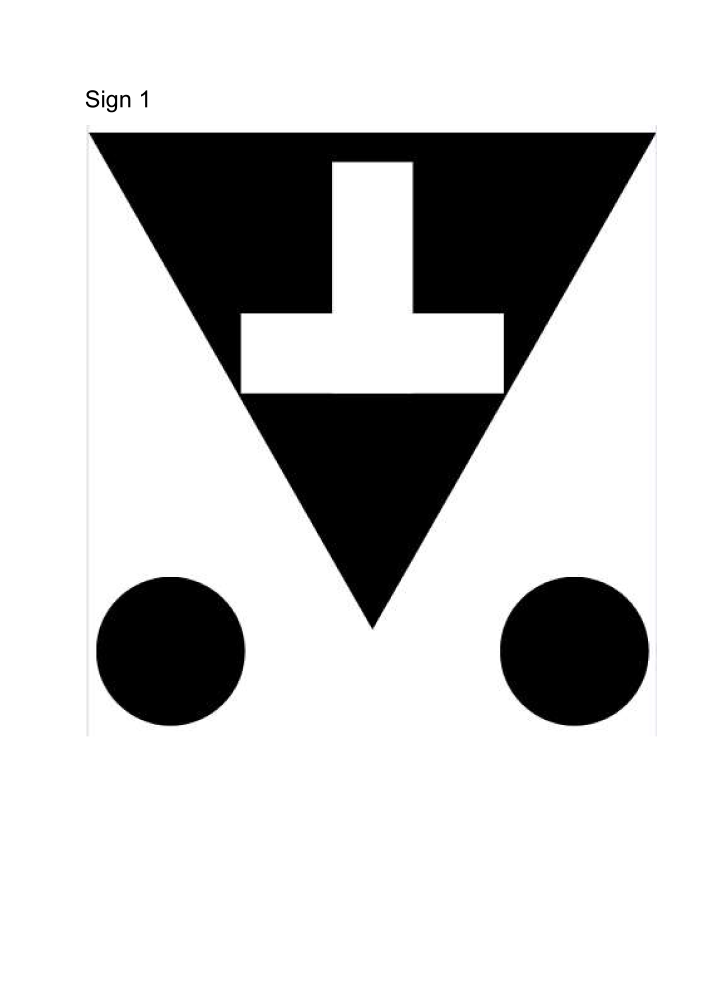
#> input picture input/page_2.png, 3509 x 4961 px (shown at 1/5 size)
$ python run_localization.py --source input/page_2.png
#> lines starting #> are read from the running program, lines starting #| are printed output that depends on the picture; after the words box and inside, x2 and y2 are one past the last pixel; in counts of white or black regions, pixels touching at a corner belong together
#> in main, frame is the input picture: shape (4961, 3509, 3); mean B, G, R 202.6, 202.5, 202.5
### marker_detector.py
"""
marker_detector.py
------------------
Detects custom geometric markers in an image and extracts the 2-D keypoints
needed for pose estimation.

Detection strategy (no ML required for keypoint extraction):
  1. Threshold → find contours
  2. Classify outer shape:  inverted-triangle  vs  diamond/rotated-square
  3. Locate the two circles (below the main shape)
  4. Return ordered 2-D image points that match MODEL_POINTS_TRIANGLE /
     MODEL_POINTS_DIAMOND in marker_model.py

The detector returns a list of DetectedMarker dataclass instances,
one per marker found in the frame.
"""

from __future__ import annotations
import cv2
import numpy as np
from dataclasses import dataclass, field
from typing import Optional


# ── tuneable parameters ────────────────────────────────────────────────────────
MIN_MARKER_AREA   = 5_000    # px²  – ignore tiny blobs
APPROX_POLY_EPS   = 0.04     # fraction of arc-length for polygon approx
CIRCLE_CIRCULARITY_THRESH = 0.55   # how round a blob must be to count as circle


# ── data class ─────────────────────────────────────────────────────────────────
@dataclass
class DetectedMarker:
    marker_type: str                     # 'triangle' or 'diamond'
    image_points: np.ndarray             # shape (N, 2) float32
    bbox: tuple                          # (x, y, w, h) of bounding rect
    sign_id: Optional[int] = None        # filled in by classifier (Sign 1 … N)
    debug_img: Optional[np.ndarray] = None


# ── helpers ────────────────────────────────────────────────────────────────────

def _circularity(contour) -> float:
    area = cv2.contourArea(contour)
    perimeter = cv2.arcLength(contour, True)
    if perimeter == 0:
        return 0.0
    return 4 * np.pi * area / (perimeter ** 2)


def _order_triangle_corners(pts: np.ndarray) -> np.ndarray:
    """
    Given 3 triangle vertices, return them in order:
    [top-left, top-right, apex(bottom)]
    matching MODEL_POINTS_TRIANGLE[0:3].
    """
    # sort by Y ascending (top = small Y in image coords)
    pts = pts[np.argsort(pts[:, 1])]
    top_two = pts[:2]
    apex    = pts[2:3]
    # sort top two by X
    top_two = top_two[np.argsort(top_two[:, 0])]
    return np.vstack([top_two, apex])  # TL, TR, AP


# [15 lines left out: function _order_diamond_corners, not called in this run]


def _find_circles_below(binary: np.ndarray,
                         main_bbox: tuple,
                         contours: list) -> list[np.ndarray]:
    """
    Among `contours`, find the two most circular blobs that sit
    below (or at the bottom of) the main marker shape.
    Returns a list of up to 2 centre points [(cx,cy), ...].
    """
    _, _, _, bh = main_bbox
    img_h = binary.shape[0]
    threshold_y = img_h * 0.40   # circles expected in lower 60 %

    candidates = []
    for c in contours:
        area = cv2.contourArea(c)
        if area < MIN_MARKER_AREA * 0.05:
            continue
        circ = _circularity(c)
        if circ < CIRCLE_CIRCULARITY_THRESH:
            continue
        M = cv2.moments(c)
        if M["m00"] == 0:
            continue
        cx = int(M["m10"] / M["m00"])
        cy = int(M["m01"] / M["m00"])
        if cy > threshold_y:
            candidates.append((cx, cy, area, circ))

    # pick the two largest
    candidates.sort(key=lambda x: -x[2])
    centres = [np.array([c[0], c[1]], dtype=np.float32) for c in candidates[:2]]
    # order left→right
    if len(centres) == 2:
        centres.sort(key=lambda p: p[0])
    return centres


# ── main detection function ────────────────────────────────────────────────────

def detect_markers(frame: np.ndarray,
                   debug: bool = False) -> list[DetectedMarker]:
    """
    Detect all custom markers in `frame` (BGR or grayscale).

    Returns a list of DetectedMarker objects.
    Each object's `image_points` are ordered to match the corresponding
    MODEL_POINTS_* array in marker_model.py.
    """
#> called with debug = True
    if frame.ndim == 3:
        gray = cv2.cvtColor(frame, cv2.COLOR_BGR2GRAY)
    else:
        gray = frame.copy()

    # ── 1. Binarise (markers are high-contrast B&W) ────────────────────────────
    # Blur first to smooth jagged contours in high-res scans
    blurred = cv2.GaussianBlur(gray, (5, 5), 0)
    _, binary = cv2.threshold(blurred, 0, 255,
                               cv2.THRESH_BINARY_INV + cv2.THRESH_OTSU)
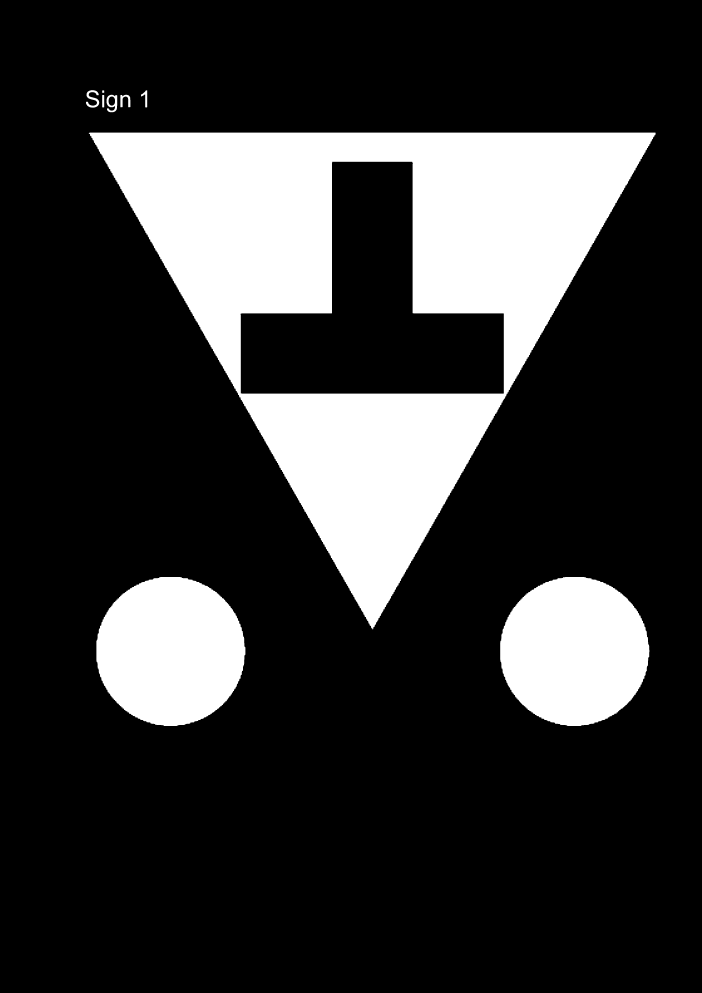
#> binary: shape (4961, 3509) (shown at 1/5 size); 20.5% white; 9 white regions

    # ── 2. Find all external contours ─────────────────────────────────────────
    contours, _ = cv2.findContours(binary,
                                    cv2.RETR_LIST,
                                    cv2.CHAIN_APPROX_SIMPLE)
#> contours = 11 contours; largest, box (x1, y1, x2, y2) and area: (444, 663, 3278, 3147) 3522044, (1202, 808, 2520, 1969) 835248, (2501, 2885, 3247, 3630) 434775, (482, 2885, 1227, 3630) 434670, (533, 474, 586, 561) 3340

    markers_found: list[DetectedMarker] = []
    used_contours: set[int] = set()

    # sort by area (largest first → process big shapes before circles)
    contours = sorted(contours, key=cv2.contourArea, reverse=True)

    for idx, cnt in enumerate(contours):
        area = cv2.contourArea(cnt)
        if area < MIN_MARKER_AREA:
            break   # all remaining are too small

        if idx in used_contours:
            continue

        # ── 3. Approximate polygon ──────────────────────────────────────────────
        peri   = cv2.arcLength(cnt, True)
        approx = cv2.approxPolyDP(cnt, APPROX_POLY_EPS * peri, True)
        n_verts = len(approx)
        pts = approx.reshape(-1, 2).astype(np.float32)

        marker_type: Optional[str] = None
        shape_corners: Optional[np.ndarray] = None

        if n_verts == 3:
            marker_type   = "triangle"
            shape_corners = _order_triangle_corners(pts)

        elif n_verts == 4:
            # check if it is diamond-like (roughly equal sides, rotated ~45°)
            x, y, w, h = cv2.boundingRect(cnt)
            aspect = w / h if h > 0 else 0
            if 0.7 < aspect < 1.3:   # roughly square bounding box → diamond
                marker_type   = "diamond"
                shape_corners = _order_diamond_corners(pts)

        if marker_type is None:
            continue

        used_contours.add(idx)
        bbox = cv2.boundingRect(cnt)

        # ── 4. Find the two circles ─────────────────────────────────────────────
        remaining = [c for i, c in enumerate(contours)
                     if i not in used_contours and cv2.contourArea(c) > 100]
        circle_centres = _find_circles_below(binary, bbox, remaining)

        if len(circle_centres) != 2:
            # circles not found – skip (can't do full PnP)
            continue

        # mark circle contours as used
        for c_pt in circle_centres:
            for j, c in enumerate(contours):
                if j in used_contours:
                    continue
                M = cv2.moments(c)
                if M["m00"] == 0:
                    continue
                ccx = M["m10"] / M["m00"]
                ccy = M["m01"] / M["m00"]
                if abs(ccx - c_pt[0]) < 20 and abs(ccy - c_pt[1]) < 20:
                    used_contours.add(j)
                    break

        # ── 5. Assemble ordered image_points ───────────────────────────────────
        # Order must match MODEL_POINTS_TRIANGLE / MODEL_POINTS_DIAMOND
        lc = circle_centres[0].reshape(1, 2)
        rc = circle_centres[1].reshape(1, 2)
        image_points = np.vstack([shape_corners, lc, rc]).astype(np.float32)

        # ── 6. (Optional) draw debug overlay ──────────────────────────────────
        dbg = None
        if debug:
            dbg = frame.copy() if frame.ndim == 3 else cv2.cvtColor(frame, cv2.COLOR_GRAY2BGR)
            colours = [(0, 255, 0), (0, 200, 0), (0, 150, 0),
                       (255, 0, 0), (200, 0, 0), (150, 0, 0)]
            labels  = (["TL", "TR", "AP"] if marker_type == "triangle"
                       else ["T", "L", "R", "B"])
            labels += ["LC", "RC"]
            for i, (pt, col, lbl) in enumerate(zip(image_points, colours, labels)):
                x_i, y_i = int(pt[0]), int(pt[1])
                cv2.circle(dbg, (x_i, y_i), 8, col, -1)
                cv2.putText(dbg, lbl, (x_i + 10, y_i),
                            cv2.FONT_HERSHEY_SIMPLEX, 0.6, col, 2)

        markers_found.append(DetectedMarker(
            marker_type  = marker_type,
            image_points = image_points,
            bbox         = bbox,
            debug_img    = dbg,
        ))
#> this loop made 5 passes
#> (peri, approx, n_verts, marker_type, shape_corners, bbox, bh in _find_circles_below) on pass 1: (9671.9, [[445, 664], [1864, 3146], [3277, 664]], 3, 'triangle', [[445, 664], [3277, 664], [1864, 3146]], (444, 663, 2834, 2484), 2484)
#> after the loop, markers_found = 1 item; used_contours = 3 items

    return markers_found

### pose_estimator.py
"""
pose_estimator.py
-----------------
Wraps cv2.solvePnP to estimate the 6-DOF pose of each detected marker
relative to the camera.

Inputs:
  - MarkerDetection  (from detect.py)
  - camera_matrix   (3x3 intrinsic matrix K)
  - dist_coeffs     (distortion coefficients from calibration)

Outputs:
  - PoseResult dataclass: rvec, tvec, rotation matrix R, translation t,
    and convenience helpers (distance, euler angles).
"""

from __future__ import annotations
import cv2
import numpy as np
from dataclasses import dataclass
from typing import Optional

from marker_model import get_model_points
from detect import MarkerDetection


@dataclass
class PoseResult:
    success:   bool
    rvec:      Optional[np.ndarray] = None   # (3,1) rotation vector
    tvec:      Optional[np.ndarray] = None   # (3,1) translation vector (metres)
    R:         Optional[np.ndarray] = None   # (3,3) rotation matrix
    rms_error: float = 0.0                   # reprojection RMS (pixels)

    # [31 lines left out: functions distance, euler_degrees, __str__, not called in this run]


# ── main estimator ─────────────────────────────────────────────────────────────

def estimate_pose(marker:        MarkerDetection,
                  camera_matrix: np.ndarray,
                  dist_coeffs:   np.ndarray,
                  use_extrinsic_guess: bool = False,
                  rvec_init: Optional[np.ndarray] = None,
                  tvec_init: Optional[np.ndarray] = None,
                  ) -> PoseResult:
    """
    Estimate the 6-DOF pose of a single detected marker.

    Requires marker.shape_corners and marker.circle_centres to be set
    (both are populated by detect.detect() when confidence == 1.0).

    Parameters
    ----------
    marker        : MarkerDetection from detect.detect()
    camera_matrix : (3,3) float64 - camera intrinsics K
    dist_coeffs   : (4|5|8,) float64 - distortion coefficients
    use_extrinsic_guess : pass True + rvec/tvec_init for tracking mode
    """
    if marker.shape_corners is None:
        return PoseResult(success=False)
    if len(marker.circle_centres) != 2:
        return PoseResult(success=False)

    # Build ordered 2-D image_points matching model point order:
    #   triangle: [TL, TR, AP, LC, RC]
    #   diamond:  [T,  L,  R,  B,  LC, RC]
    lc = np.array(marker.circle_centres[0], dtype=np.float64).reshape(1, 2)
    rc = np.array(marker.circle_centres[1], dtype=np.float64).reshape(1, 2)
    image_pts = np.vstack([
        marker.shape_corners.astype(np.float64),
        lc,
        rc,
    ])  # (N, 2)

    model_pts = get_model_points(marker.marker_type)   # (N, 3)

    if model_pts.shape[0] != image_pts.shape[0]:
        return PoseResult(success=False)

    ok, rvec, tvec = cv2.solvePnP(
        objectPoints      = model_pts,
        imagePoints       = image_pts,
        cameraMatrix      = camera_matrix,
        distCoeffs        = dist_coeffs,
        rvec              = rvec_init,
        tvec              = tvec_init,
        useExtrinsicGuess = use_extrinsic_guess and rvec_init is not None,
        flags             = cv2.SOLVEPNP_ITERATIVE,
    )

    if not ok:
        return PoseResult(success=False)

    R, _ = cv2.Rodrigues(rvec)

    # reprojection error
    proj, _ = cv2.projectPoints(model_pts, rvec, tvec, camera_matrix, dist_coeffs)
    proj = proj.reshape(-1, 2)
    rms  = float(np.sqrt(np.mean(np.sum((proj - image_pts) ** 2, axis=1))))

    return PoseResult(success=True, rvec=rvec, tvec=tvec, R=R, rms_error=rms)


# [30 lines left out: function draw_pose_axes, not called in this run]

### run_localization.py
"""
run_localization.py
-------------------
End-to-end demo: detect custom markers and estimate their pose.

Usage
-----
# On a single image file:
    python run_localization.py --source input/page_2.png

# On a live camera (index 0):
    python run_localization.py --source 0

# On a video file:
    python run_localization.py --source path/to/video.mp4

# Save output frames to folder:
    python run_localization.py --source input/page_2.png --output output/

Camera calibration
------------------
Replace the placeholder K and dist below with YOUR calibrated values, or
pass --calib path/to/calib.npz  (npz file with keys 'K' and 'dist').
"""

import argparse
import sys
import os
import cv2
import numpy as np

from marker_detector import detect_markers
from pose_estimator  import estimate_pose, draw_pose_axes


# ── placeholder calibration (replace with your values!) ───────────────────────
# These are typical values for a 1080p webcam.  Use your own from calibration.
DEFAULT_K = np.array([
    [1200,    0,  960],
    [   0, 1200,  540],
    [   0,    0,    1],
], dtype=np.float64)

DEFAULT_DIST = np.zeros((5,), dtype=np.float64)   # assume no distortion as placeholder


def load_calib(path: str):
    data = np.load(path)
    return data["K"].astype(np.float64), data["dist"].astype(np.float64)


def process_frame(frame: np.ndarray,
                  K:     np.ndarray,
                  dist:  np.ndarray,
                  debug: bool = True) -> np.ndarray:
    """
    Detect markers, estimate pose, draw results.
    Returns annotated frame.
    """
    markers = detect_markers(frame, debug=debug)
#> markers = 1 item

    if not markers:
        cv2.putText(frame, "No markers detected", (20, 40),
                    cv2.FONT_HERSHEY_SIMPLEX, 1.0, (0, 0, 255), 2)
        return frame

    for i, marker in enumerate(markers):
        pose = estimate_pose(marker, K, dist)

        # ── draw pose axes ─────────────────────────────────────────────────────
        draw_pose_axes(frame, pose, K, dist, axis_length=0.10)

        # ── draw keypoints ────────────────────────────────────────────────────
        if marker.debug_img is not None:
            # blend debug overlay
            frame = cv2.addWeighted(frame, 0.7, marker.debug_img, 0.3, 0)

        # ── print pose info on frame ──────────────────────────────────────────
        y0 = 40 + i * 90
        tag  = marker.marker_type.upper()
        info = str(pose)
        cv2.putText(frame, f"[{tag}] {info}", (10, y0),
                    cv2.FONT_HERSHEY_SIMPLEX, 0.55, (255, 255, 0), 2)

        # also print to console
        print(f"Marker {i+1} ({marker.marker_type}): {pose}")
#> this loop made 1 pass

    return frame


def main():
    parser = argparse.ArgumentParser(description="Custom marker localisation")
    parser.add_argument("--source",  default="0",
                        help="Image/video path or camera index (default: 0)")
    parser.add_argument("--calib",   default=None,
                        help="Path to .npz calibration file with keys K, dist")
    parser.add_argument("--output",  default=None,
                        help="Directory to save annotated frames")
    parser.add_argument("--no-debug", action="store_true",
                        help="Disable keypoint debug overlay")
    args = parser.parse_args()

    # ── load calibration ───────────────────────────────────────────────────────
    if args.calib:
        K, dist = load_calib(args.calib)
        print(f"Loaded calibration from {args.calib}")
    else:
        K, dist = DEFAULT_K, DEFAULT_DIST
        print("WARNING: Using placeholder calibration. Pose values will be wrong!")
        print("         Provide --calib path/to/calib.npz for real results.\n")

    debug = not args.no_debug

    if args.output:
        os.makedirs(args.output, exist_ok=True)

    # ── open source ────────────────────────────────────────────────────────────
    source = args.source
    is_image = False
    if source.isdigit():
        cap = cv2.VideoCapture(int(source))
    elif os.path.isfile(source):
        ext = os.path.splitext(source)[1].lower()
        if ext in (".png", ".jpg", ".jpeg", ".bmp", ".tiff"):
            is_image = True
        else:
            cap = cv2.VideoCapture(source)
    else:
        print(f"Source not found: {source}")
        sys.exit(1)

    frame_idx = 0

    if is_image:
        frame = cv2.imread(source)
        if frame is None:
            print(f"Could not read image: {source}")
            sys.exit(1)
        result = process_frame(frame, K, dist, debug)
        cv2.imshow("Marker Localisation", result)
        if args.output:
            out_path = os.path.join(args.output, f"result_{frame_idx:04d}.png")
            cv2.imwrite(out_path, result)
            print(f"Saved: {out_path}")
        cv2.waitKey(0)
        cv2.destroyAllWindows()
    else:
        while True:
            ret, frame = cap.read()
            if not ret:
                break

            result = process_frame(frame, K, dist, debug)
            cv2.imshow("Marker Localisation  (q to quit)", result)

            if args.output:
                out_path = os.path.join(args.output, f"result_{frame_idx:04d}.png")
                cv2.imwrite(out_path, result)

            frame_idx += 1
            if cv2.waitKey(1) & 0xFF == ord("q"):
                break

        cap.release()
        cv2.destroyAllWindows()


if __name__ == "__main__":
#> (the run stopped early here; a loop or call above may not have finished)

$ run again, on input/page_7.png
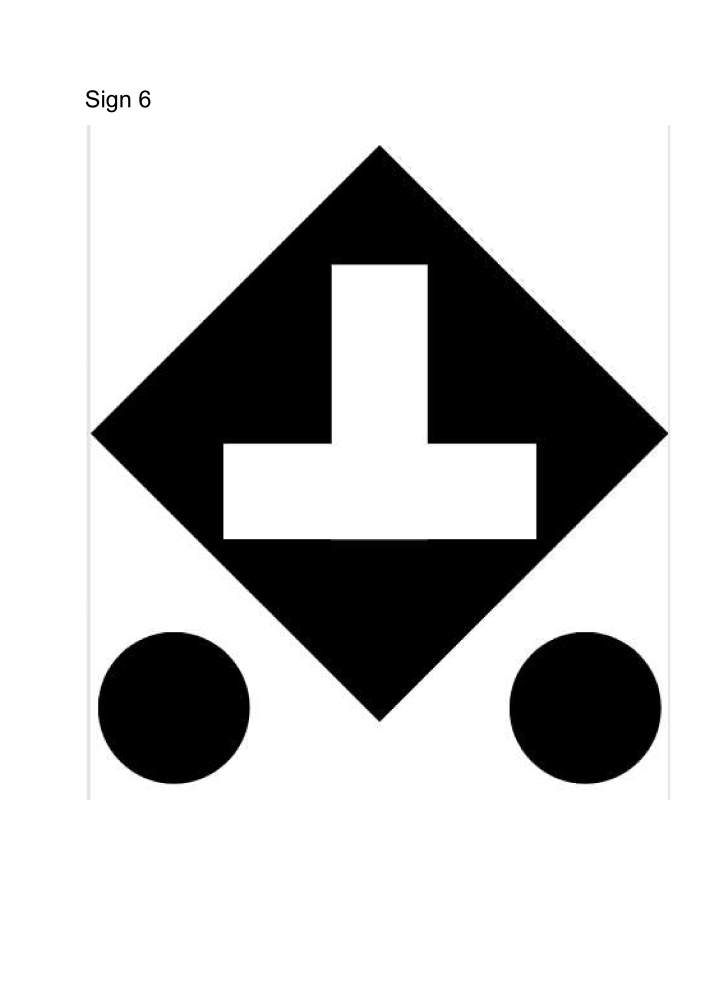
#> input picture input/page_7.png, 3509 x 4961 px, given in place of the camera (shown at 1/5 size)
#> in main, frame is the input picture: shape (4961, 3509, 3); mean B, G, R 197.7, 197.7, 197.7
#> in detect_markers, `_, binary = cv2.threshold(blurred, 0, 255, cv2.THRESH_BINARY_INV + cv2..`:
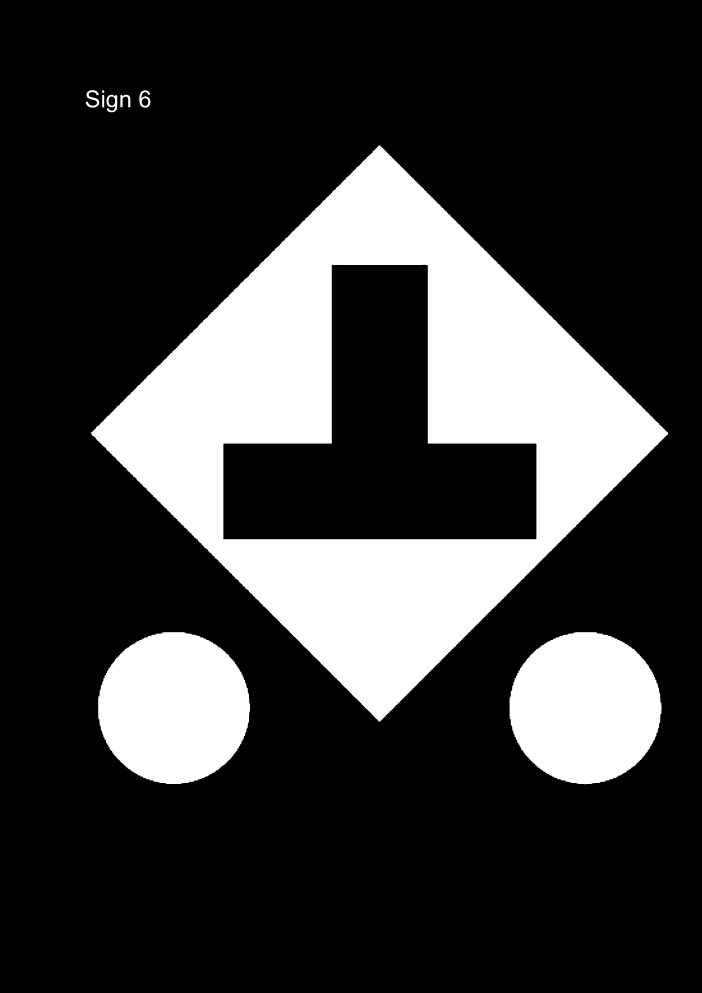
#> binary: shape (4961, 3509) (shown at 1/5 size); 22.4% white; 9 white regions
#> contours = 12 contours; largest, box (x1, y1, x2, y2) and area: (454, 727, 3340, 3608) 4163573, (1116, 1323, 2683, 2697) 1179650, (491, 3161, 1250, 3921) 451145, (2548, 3161, 3308, 3921) 451087, (533, 474, 586, 561) 3341
#> the loop in detect_markers, `for idx, cnt in enumerate(contours):` made 5 passes
#> (peri, n_verts, x, y, w, h) on pass 1: (9676.6, 4, 454, 727, 2886, 2881)
#> after the loop in detect_markers, `for idx, cnt in enumerate(contours):`: markers_found = 1 item; used_contours = 3 items
#> markers = 1 item
#> the loop in process_frame, `for i, marker in enumerate(markers):` made 1 pass
